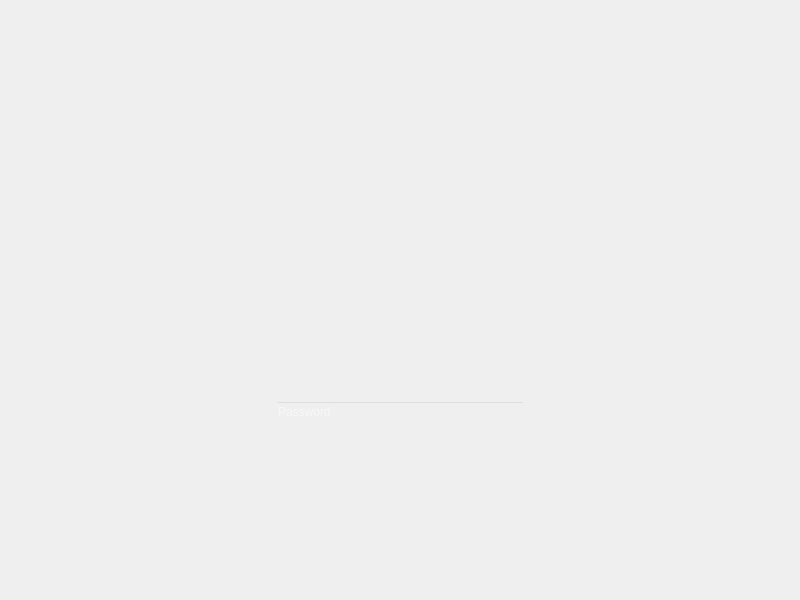
<?xml version="1.0" encoding="UTF-8"?>
<ui version="4.0">
 <class>badger_ubuntu_24_04</class>
 <widget class="QDialog" name="badger_ubuntu_24_04">
  <property name="geometry">
   <rect>
    <x>0</x>
    <y>0</y>
    <width>800</width>
    <height>600</height>
   </rect>
  </property>
  <property name="windowTitle">
   <string>Dialog</string>
  </property>
  <layout class="QVBoxLayout" name="verticalLayout">
   <item>
    <layout class="QHBoxLayout" name="horizontalLayout_5">
     <item>
      <spacer name="horizontalSpacer_9">
       <property name="orientation">
        <enum>Qt::Horizontal</enum>
       </property>
       <property name="sizeHint" stdset="0">
        <size>
         <width>40</width>
         <height>20</height>
        </size>
       </property>
      </spacer>
     </item>
     <item>
      <widget class="QToolButton" name="clock">
       <property name="styleSheet">
        <string notr="true">QWidget {background: transparent; border: 0px; color: white;}</string>
       </property>
      </widget>
     </item>
     <item>
      <spacer name="horizontalSpacer_10">
       <property name="orientation">
        <enum>Qt::Horizontal</enum>
       </property>
       <property name="sizeHint" stdset="0">
        <size>
         <width>40</width>
         <height>20</height>
        </size>
       </property>
      </spacer>
     </item>
    </layout>
   </item>
   <item>
    <spacer name="verticalSpacer_2">
     <property name="orientation">
      <enum>Qt::Vertical</enum>
     </property>
     <property name="sizeHint" stdset="0">
      <size>
       <width>20</width>
       <height>51</height>
      </size>
     </property>
    </spacer>
   </item>
   <item>
    <layout class="QHBoxLayout" name="horizontalLayout_2">
     <item>
      <spacer name="horizontalSpacer_3">
       <property name="orientation">
        <enum>Qt::Horizontal</enum>
       </property>
       <property name="sizeHint" stdset="0">
        <size>
         <width>40</width>
         <height>20</height>
        </size>
       </property>
      </spacer>
     </item>
     <item>
      <widget class="QListWidget" name="accounts">
       <property name="sizePolicy">
        <sizepolicy hsizetype="Fixed" vsizetype="Fixed">
         <horstretch>0</horstretch>
         <verstretch>0</verstretch>
        </sizepolicy>
       </property>
       <property name="font">
        <font>
         <pointsize>15</pointsize>
         <weight>75</weight>
         <bold>true</bold>
        </font>
       </property>
       <property name="styleSheet">
        <string notr="true">QWidget {background: transparent; border: 0px;}</string>
       </property>
       <property name="verticalScrollBarPolicy">
        <enum>Qt::ScrollBarAlwaysOff</enum>
       </property>
       <property name="horizontalScrollBarPolicy">
        <enum>Qt::ScrollBarAlwaysOff</enum>
       </property>
      </widget>
     </item>
     <item>
      <spacer name="horizontalSpacer_4">
       <property name="orientation">
        <enum>Qt::Horizontal</enum>
       </property>
       <property name="sizeHint" stdset="0">
        <size>
         <width>40</width>
         <height>20</height>
        </size>
       </property>
      </spacer>
     </item>
    </layout>
   </item>
   <item>
    <layout class="QHBoxLayout" name="horizontalLayout_3">
     <item>
      <spacer name="horizontalSpacer_5">
       <property name="orientation">
        <enum>Qt::Horizontal</enum>
       </property>
       <property name="sizeHint" stdset="0">
        <size>
         <width>40</width>
         <height>20</height>
        </size>
       </property>
      </spacer>
     </item>
     <item>
      <widget class="QLabel" name="account">
       <property name="sizePolicy">
        <sizepolicy hsizetype="Maximum" vsizetype="Preferred">
         <horstretch>0</horstretch>
         <verstretch>0</verstretch>
        </sizepolicy>
       </property>
       <property name="alignment">
        <set>Qt::AlignCenter</set>
       </property>
      </widget>
     </item>
     <item>
      <spacer name="horizontalSpacer_6">
       <property name="orientation">
        <enum>Qt::Horizontal</enum>
       </property>
       <property name="sizeHint" stdset="0">
        <size>
         <width>40</width>
         <height>20</height>
        </size>
       </property>
      </spacer>
     </item>
    </layout>
   </item>
   <item>
    <layout class="QHBoxLayout" name="horizontalLayout">
     <item>
      <spacer name="horizontalSpacer">
       <property name="orientation">
        <enum>Qt::Horizontal</enum>
       </property>
       <property name="sizeHint" stdset="0">
        <size>
         <width>40</width>
         <height>20</height>
        </size>
       </property>
      </spacer>
     </item>
     <item>
      <widget class="QLineEdit" name="password">
       <property name="sizePolicy">
        <sizepolicy hsizetype="Maximum" vsizetype="Fixed">
         <horstretch>0</horstretch>
         <verstretch>0</verstretch>
        </sizepolicy>
       </property>
       <property name="minimumSize">
        <size>
         <width>250</width>
         <height>0</height>
        </size>
       </property>
       <property name="styleSheet">
        <string notr="true">QWidget {background: transparent; color: white;}</string>
       </property>
       <property name="echoMode">
        <enum>QLineEdit::Password</enum>
       </property>
       <property name="placeholderText">
        <string>Password</string>
       </property>
      </widget>
     </item>
     <item>
      <spacer name="horizontalSpacer_2">
       <property name="orientation">
        <enum>Qt::Horizontal</enum>
       </property>
       <property name="sizeHint" stdset="0">
        <size>
         <width>40</width>
         <height>20</height>
        </size>
       </property>
      </spacer>
     </item>
    </layout>
   </item>
   <item>
    <spacer name="verticalSpacer">
     <property name="orientation">
      <enum>Qt::Vertical</enum>
     </property>
     <property name="sizeHint" stdset="0">
      <size>
       <width>20</width>
       <height>50</height>
      </size>
     </property>
    </spacer>
   </item>
   <item>
    <layout class="QHBoxLayout" name="horizontalLayout_4">
     <item>
      <spacer name="horizontalSpacer_8">
       <property name="orientation">
        <enum>Qt::Horizontal</enum>
       </property>
       <property name="sizeHint" stdset="0">
        <size>
         <width>40</width>
         <height>20</height>
        </size>
       </property>
      </spacer>
     </item>
     <item>
      <widget class="QLabel" name="logo">
       <property name="sizePolicy">
        <sizepolicy hsizetype="Maximum" vsizetype="Preferred">
         <horstretch>0</horstretch>
         <verstretch>0</verstretch>
        </sizepolicy>
       </property>
      </widget>
     </item>
     <item>
      <spacer name="horizontalSpacer_7">
       <property name="orientation">
        <enum>Qt::Horizontal</enum>
       </property>
       <property name="sizeHint" stdset="0">
        <size>
         <width>40</width>
         <height>20</height>
        </size>
       </property>
      </spacer>
     </item>
    </layout>
   </item>
  </layout>
 </widget>
 <tabstops>
  <tabstop>accounts</tabstop>
  <tabstop>password</tabstop>
 </tabstops>
 <resources/>
 <connections/>
</ui>
